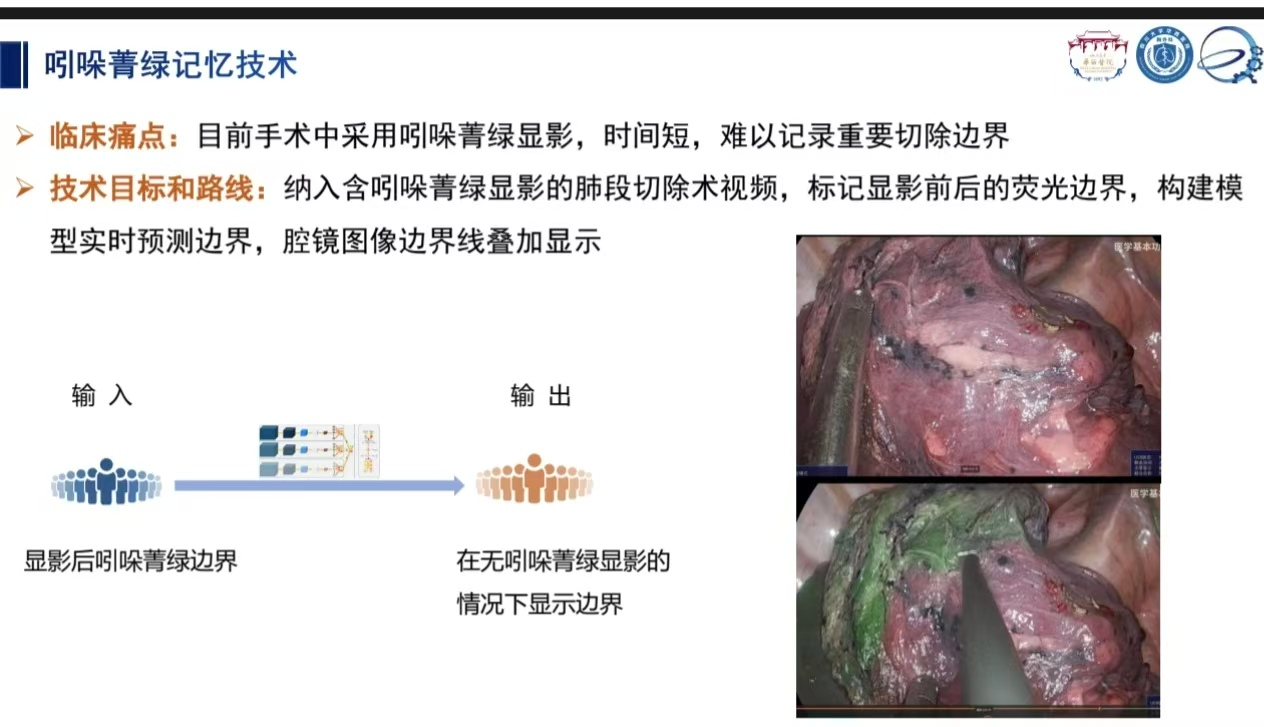
#> input picture model/artifacts/0d81e84e499462c4606332a0a3a318a.jpg, 1264 x 727 px; its folder holds only this picture in this run
$ python -i __init__.py   (imports and definitions only)
#> lines starting #> are read from the running program, lines starting #| are printed output that depends on the picture
#> further down, picture is the input picture: shape (727, 1264, 3); mean B, G, R 210, 209.6, 213.9
"""Image and mask loading, preprocessing, and segmentation postprocessing."""

import logging
from pathlib import Path
from typing import Any, Dict, List, Optional, Tuple

import cv2
import numpy as np
import torch
from torch.utils.data import DataLoader, Dataset

logger = logging.getLogger(__name__)
IMAGE_EXTENSIONS = {".png", ".jpg", ".jpeg", ".tif", ".tiff", ".bmp"}


# [16 lines left out: functions read_image, write_image, not called in this run]


def normalize_rgb_or_gray(image, channels, normalization='legacy'):
    array = image.astype(np.float32) / 255.0
    if channels == 1:
        array = array[..., None]
    if normalization == 'imagenet':
        if channels != 3:
            raise ValueError('imagenet normalization requires 3 RGB channels')
        array = (array - np.array([.485, .456, .406], np.float32)) / np.array([.229, .224, .225], np.float32)
    elif normalization == 'legacy':
        array = (array - .5) / .5
    else:
        raise ValueError(f'Unknown normalization: {normalization}')
    return torch.from_numpy(np.ascontiguousarray(array.transpose(2, 0, 1)))


# [28 lines left out: functions augment_pair, _read_image, not called in this run]


def preprocess_image(
    image: np.ndarray,
    image_size: Tuple[int, int] = (256, 256),
    channels: int = 1,
    normalization: str = 'legacy',
) -> torch.Tensor:
    """Convert an OpenCV image into normalized CHW model input (size is H, W)."""
#> called with image_size = (256, 256), channels = 1, normalization = 'legacy'
    if channels not in (1, 3):
        raise ValueError(f"channels must be 1 or 3, got {channels}")
    if image.ndim == 3 and channels == 1:
        image = cv2.cvtColor(image, cv2.COLOR_BGR2GRAY)
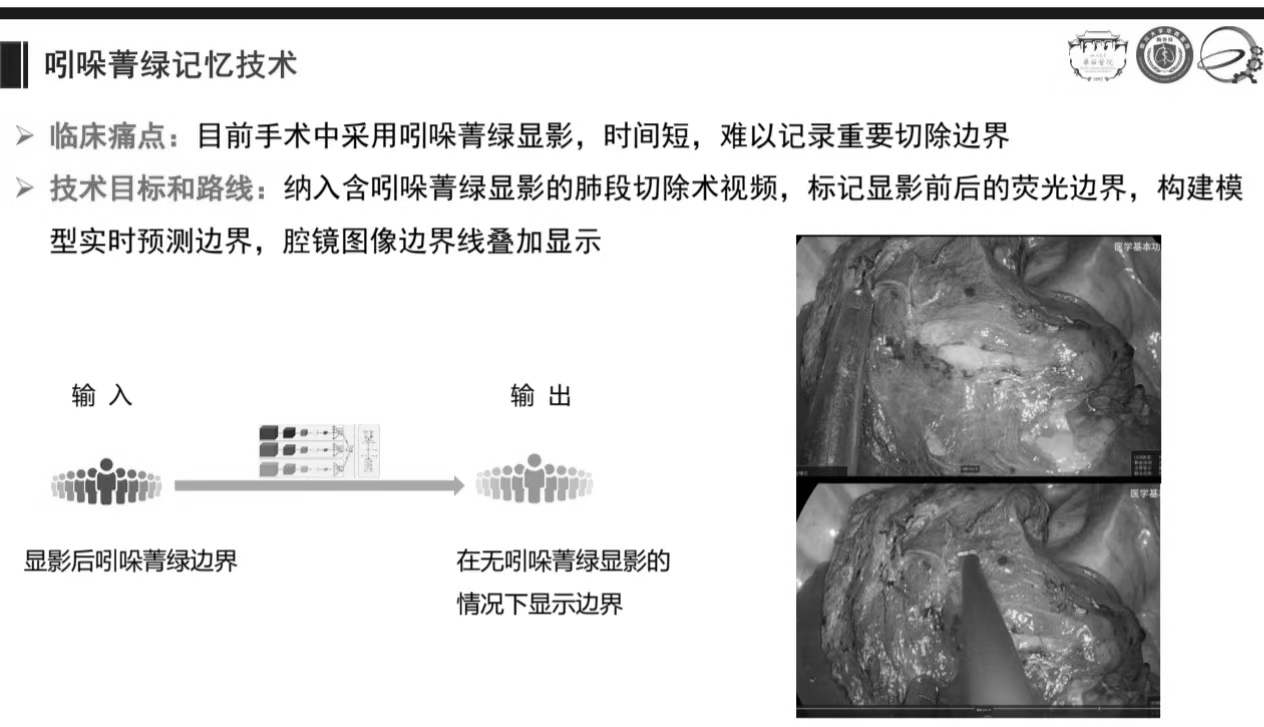
#> image: shape (727, 1264); min 0, max 255, mean 210.9
    elif image.ndim == 2 and channels == 3:
        image = cv2.cvtColor(image, cv2.COLOR_GRAY2RGB)
    elif image.ndim == 3 and channels == 3:
        image = cv2.cvtColor(image, cv2.COLOR_BGR2RGB)
    interpolation = cv2.INTER_AREA if image.shape[0] > image_size[0] else cv2.INTER_LINEAR
#> interpolation = 3
    image = cv2.resize(image, (image_size[1], image_size[0]), interpolation=interpolation)
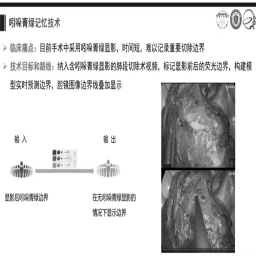
#> image: shape (256, 256); min 0, max 255, mean 210.9
    return normalize_rgb_or_gray(image, channels, normalization).unsqueeze(0)


class ICGDataset(Dataset):
    """Paired images and binary masks; the foreground meaning is set by annotations."""

    # [47 lines left out: functions __init__, _mask_for, not called in this run]

    def __len__(self) -> int:
        return len(self.pairs)

    # [60 lines left out: functions __getitem__, get_dataloader, not called in this run]


def get_dataloaders(config: Dict[str, Any]) -> Tuple[DataLoader, DataLoader, DataLoader]:
    return tuple(get_dataloader(config, split, training=split == 'train') for split in ('train', 'val', 'test'))


# [36 lines left out: functions postprocess_mask, extract_contours, contour_to_points, not called in this run]

>>> import cv2
>>> picture = cv2.imread('../../../artifacts/0d81e84e499462c4606332a0a3a318a.jpg')
#> (the run stopped early here; a loop or call above may not have finished)

$ run again, on model/artifacts/f5a25e9bb00709833ac11c899dc6bef.jpg
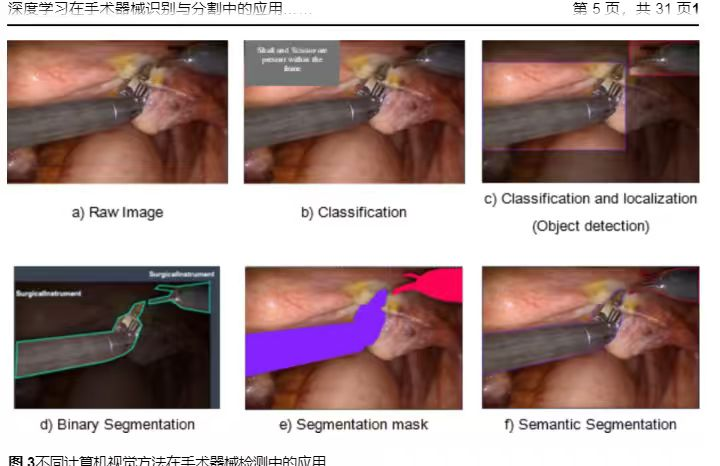
#> input picture model/artifacts/f5a25e9bb00709833ac11c899dc6bef.jpg, 720 x 466 px
#> picture is the input picture: shape (466, 720, 3); mean B, G, R 146.2, 148, 169.7
#> in preprocess_image, `image = cv2.cvtColor(image, cv2.COLOR_BGR2GRAY)`:
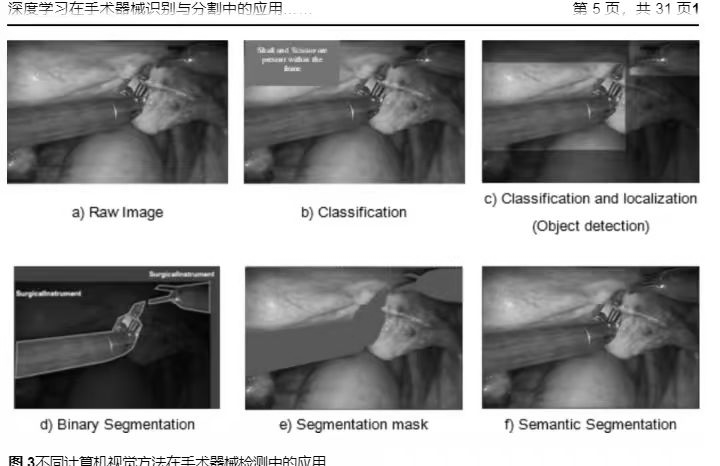
#> image: shape (466, 720); min 0, max 255, mean 154.3
#> in preprocess_image, `image = cv2.resize(image, (image_size[1], image_size[0]), interpolatio..`:
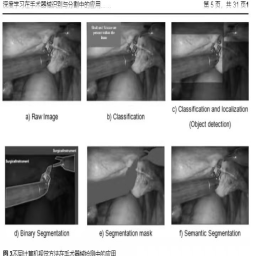
#> image: shape (256, 256); min 4, max 255, mean 154.3
